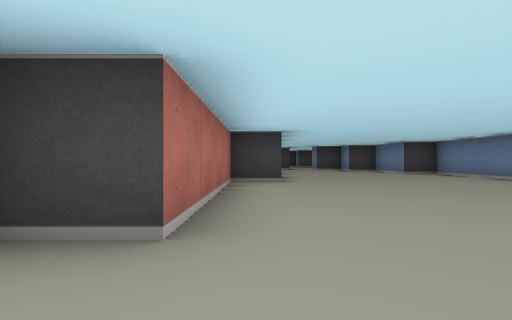
[1] (above)

24 first-person views from a walk through a cub3D ray-caster map. The camera is about half as high as the walls, looks level and sees 85° across. The floor is counted in squares. Each view is taken from the middle of a square. On the plan, view 1 faces up. The plan holds only what a view shows up to about 9 squares ahead; the rest is blank.

[2]
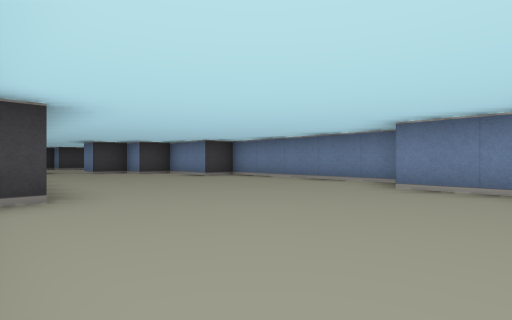

[3]
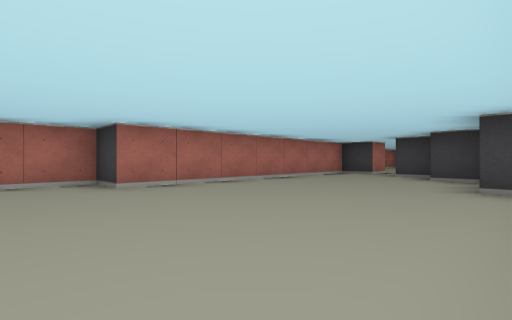

[4]
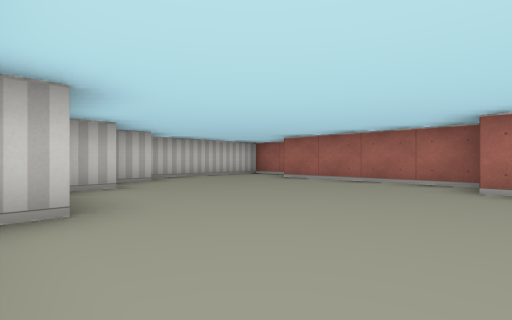

[5]
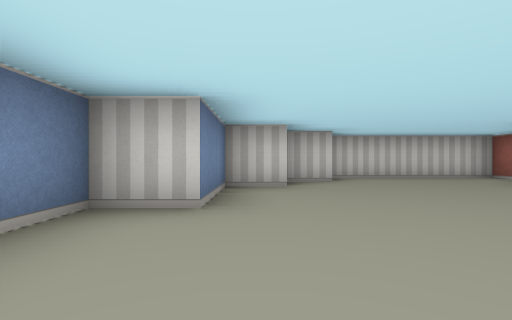

[6]
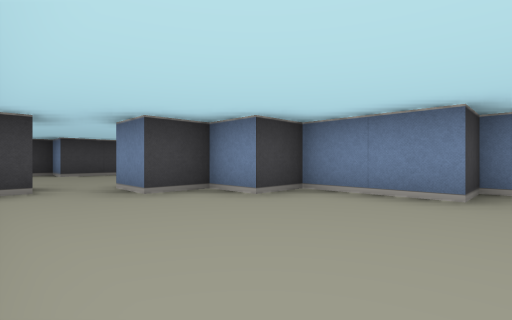

[7]
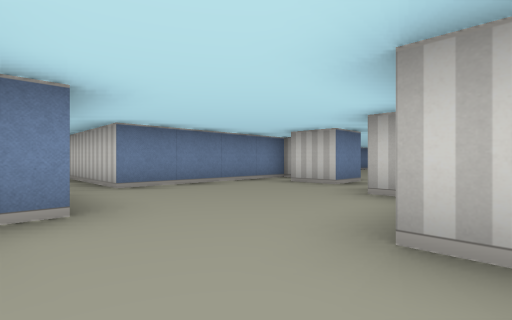

[8]
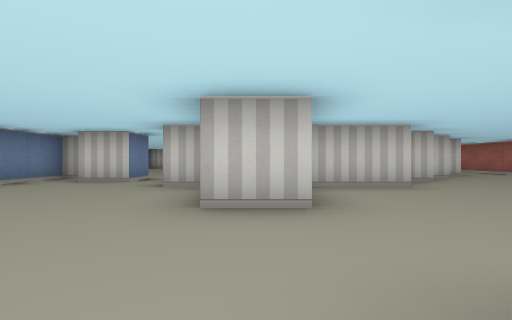

[9]
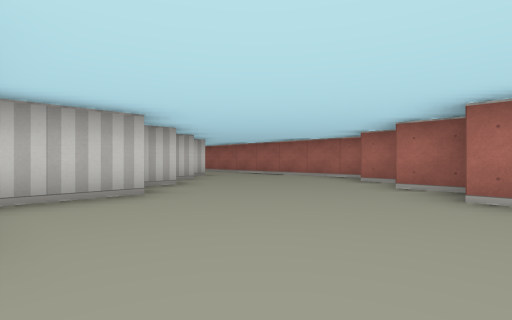

[10]
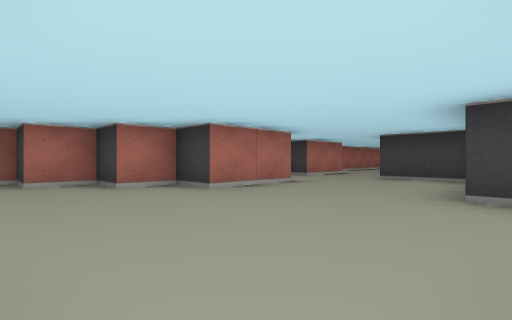

[11]
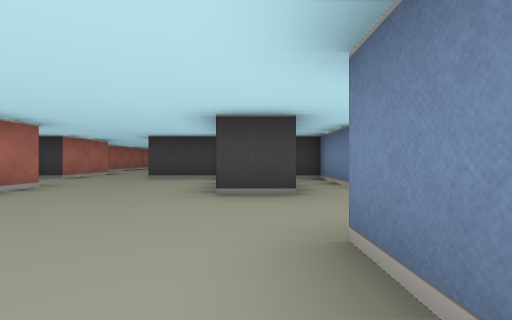

[12]
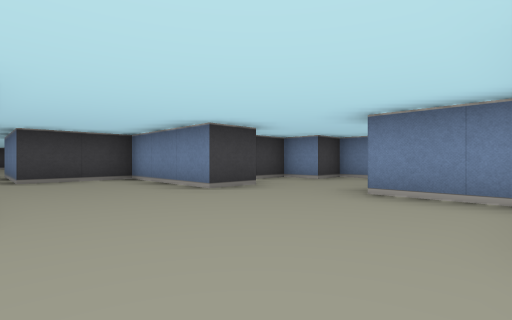

[13]
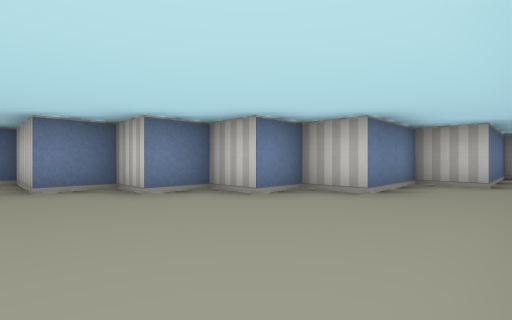

[14]
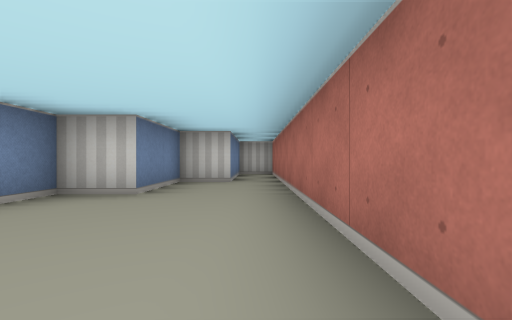

[15]
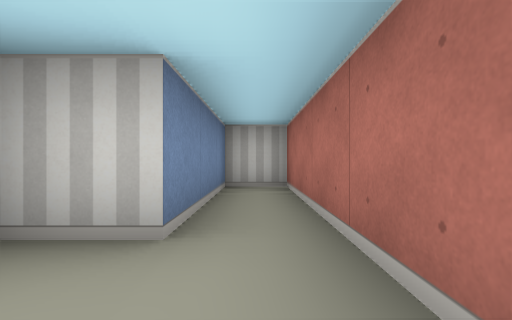

[16]
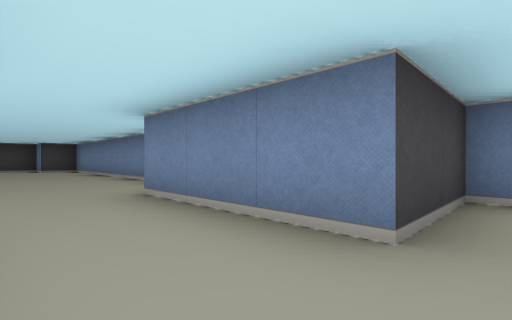

[17]
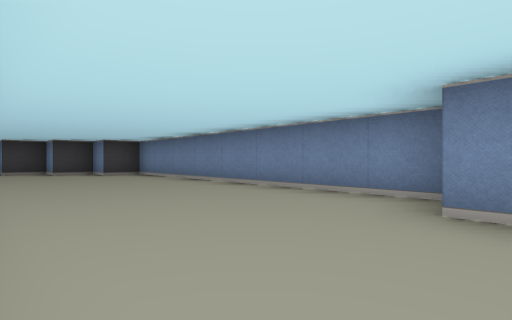

[18]
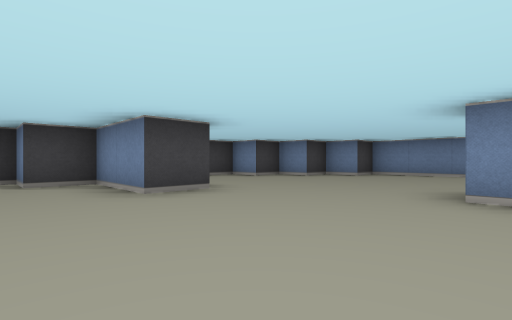

[19]
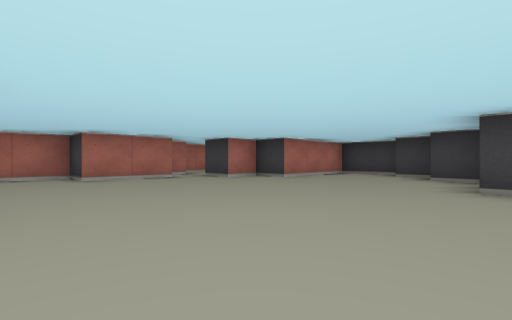

[20]
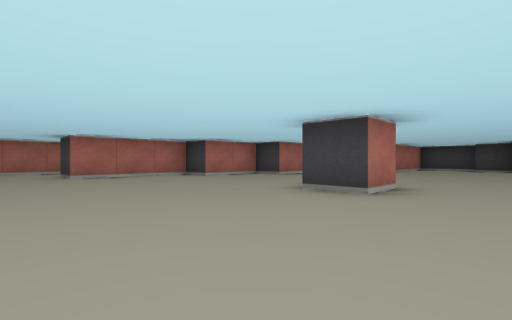

[21]
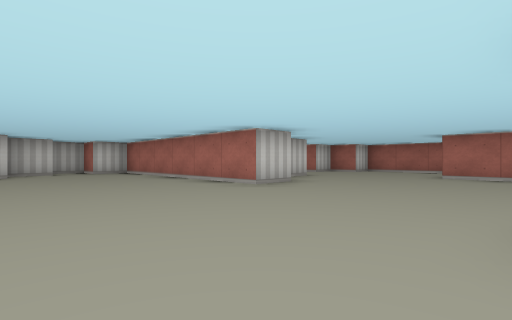

[22]
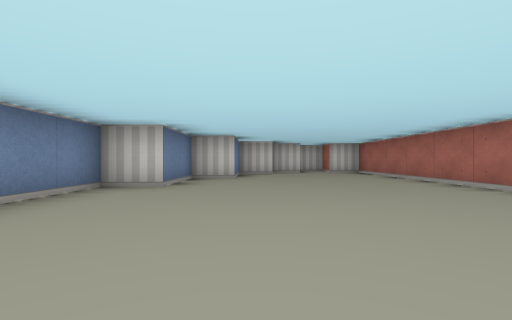

[23]
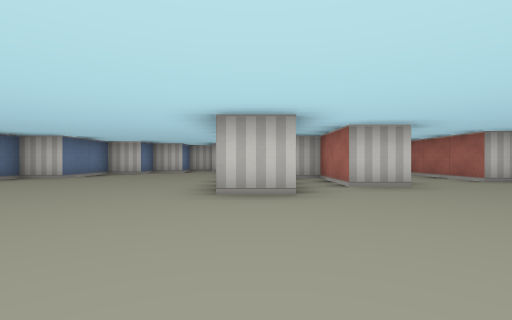

[24]
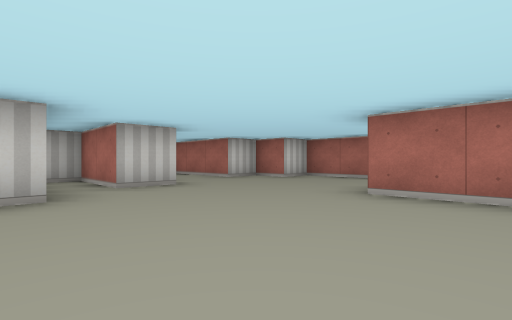

### Floor plan
Key: @ floor where view 1 was taken; # wall or solid block; . floor.
Columns run from 21 left of view 1 to 8 right of it. Each row starts with its distance up from view 1.
 36        ####
 35        #..##   ##
 34        #...## ..##
 33        #....#....##
 32      .# ....#.....##
 31     #..............#
 30     ##.............#
 29     ##.............#
 28     #.........#....#
 27    ##........  ....#
 26    #.....#..   ....#
 25    #........   ....#
 24 #. #.........  ....#
 23 #............. ...##
 22 #.............##..#
 21 # .....#......##..#####
 20  #...#.#.....##.....#.#
 19  ##..###.....#  ....#.##
 18   #.  ##....##  #...#..##
 17   #    #....#   #.......##
 16        #...######............
 15        ##.## ##......#....####
 14         ###  #.......#....#
 13              #.....####...#
 12              #....####..###
 11              #...##  #...##
 10              #..##   #....#
  9              #..#    #....##
  8              #.##    #.....#
  7              #.#     #.....#
  6              #.#    ##.....#
  5              ###    #......#
  4                     #......#
  3                     #.....##
  2                    ##.....#
  1                    #.....##
  0                    #.@..##
 -1                    ######

Positions as (right, up) in squares from view 1, and headings:
1: (0, 0), facing up
2: (0, 2), facing up-right
3: (5, 4), facing up-left
4: (5, 6), facing down-left
5: (4, 6), facing down
6: (1, 8), facing up-right
7: (0, 17), facing down-right
8: (0, 18), facing down
9: (-1, 17), facing down-left
10: (-1, 14), facing up-left
11: (-1, 14), facing up
12: (-4, 14), facing up-right
13: (-7, 14), facing down-right
14: (-7, 14), facing down
15: (-7, 10), facing down
16: (-5, 20), facing up-right
17: (-6, 23), facing up-right
18: (-11, 28), facing up-right
19: (-9, 27), facing up-left
20: (-10, 22), facing up-left
21: (-10, 25), facing down-left
22: (-10, 25), facing down
23: (-14, 25), facing down
24: (-14, 25), facing down-left
